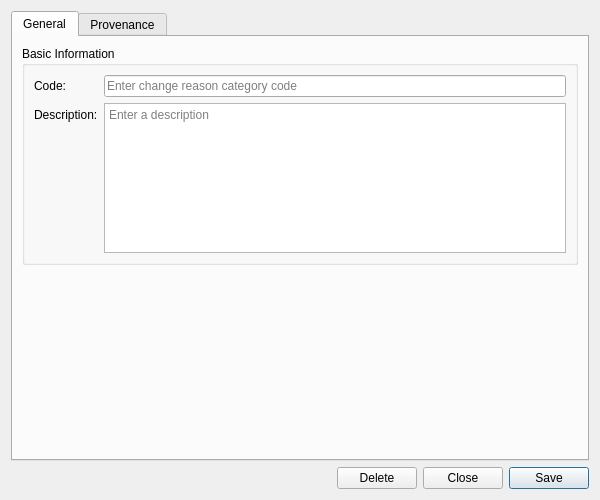
<?xml version="1.0" encoding="UTF-8"?>
<ui version="4.0">
 <class>ChangeReasonCategoryDetailDialog</class>
 <widget class="QWidget" name="ChangeReasonCategoryDetailDialog">
  <property name="geometry">
   <rect>
    <x>0</x>
    <y>0</y>
    <width>600</width>
    <height>500</height>
   </rect>
  </property>
  <property name="sizePolicy">
   <sizepolicy hsizetype="Preferred" vsizetype="Preferred">
    <horstretch>0</horstretch>
    <verstretch>0</verstretch>
   </sizepolicy>
  </property>
  <property name="minimumSize">
   <size>
    <width>600</width>
    <height>500</height>
   </size>
  </property>
  <property name="windowTitle">
   <string>Change Reason Category Details</string>
  </property>
  <layout class="QVBoxLayout" name="verticalLayout">
   <item>
    <widget class="QTabWidget" name="tabWidget">
     <property name="currentIndex"><number>0</number></property>
     <widget class="QWidget" name="generalTab">
      <attribute name="title"><string>General</string></attribute>
      <layout class="QVBoxLayout" name="generalLayout">
       <item>
        <widget class="QGroupBox" name="basicInfoGroup">
         <property name="title">
          <string>Basic Information</string>
         </property>
         <layout class="QFormLayout" name="formLayout">
          <item row="0" column="0">
           <widget class="QLabel" name="labelCode">
            <property name="text">
             <string>Code:</string>
            </property>
           </widget>
          </item>
          <item row="0" column="1">
           <widget class="QLineEdit" name="codeEdit">
            <property name="placeholderText">
             <string>Enter change reason category code</string>
            </property>
            <property name="readOnly">
             <bool>true</bool>
            </property>
           </widget>
          </item>
          <item row="1" column="0">
           <widget class="QLabel" name="labelDescription">
            <property name="text">
             <string>Description:</string>
            </property>
           </widget>
          </item>
          <item row="1" column="1">
           <widget class="QPlainTextEdit" name="descriptionEdit">
            <property name="minimumSize">
             <size>
              <width>0</width>
              <height>80</height>
             </size>
            </property>
            <property name="maximumSize">
             <size>
              <width>16777215</width>
              <height>150</height>
             </size>
            </property>
            <property name="placeholderText">
             <string>Enter a description</string>
            </property>
           </widget>
          </item>
         </layout>
        </widget>
       </item>
       <item>
        <spacer name="verticalSpacer">
         <property name="orientation">
          <enum>Qt::Vertical</enum>
         </property>
         <property name="sizeHint" stdset="0">
          <size>
           <width>20</width>
           <height>40</height>
          </size>
         </property>
        </spacer>
       </item>
      </layout>
     </widget>
     <widget class="QWidget" name="provenanceTab">
      <attribute name="title"><string>Provenance</string></attribute>
      <layout class="QVBoxLayout" name="provenanceTabLayout">
       <item>
        <widget class="ores::qt::ProvenanceWidget" name="provenanceWidget" native="true"/>
       </item>
      </layout>
     </widget>
    </widget>
   </item>
   <item>
    <layout class="QHBoxLayout" name="buttonLayout">
     <item>
      <spacer name="horizontalSpacer">
       <property name="orientation">
        <enum>Qt::Horizontal</enum>
       </property>
       <property name="sizeHint" stdset="0">
        <size>
         <width>40</width>
         <height>20</height>
        </size>
       </property>
      </spacer>
     </item>
     <item>
      <widget class="QPushButton" name="deleteButton">
       <property name="text">
        <string>Delete</string>
       </property>
      </widget>
     </item>
     <item>
      <widget class="QPushButton" name="closeButton">
       <property name="text">
        <string>Close</string>
       </property>
      </widget>
     </item>
     <item>
      <widget class="QPushButton" name="saveButton">
       <property name="text">
        <string>Save</string>
       </property>
       <property name="default">
        <bool>true</bool>
       </property>
      </widget>
     </item>
    </layout>
   </item>
  </layout>
 </widget>
 <customwidgets>
  <customwidget>
   <class>ores::qt::ProvenanceWidget</class>
   <extends>QWidget</extends>
   <header>ores.qt/ProvenanceWidget.hpp</header>
  </customwidget>
 </customwidgets>
 <resources/>
 <connections/>
</ui>
